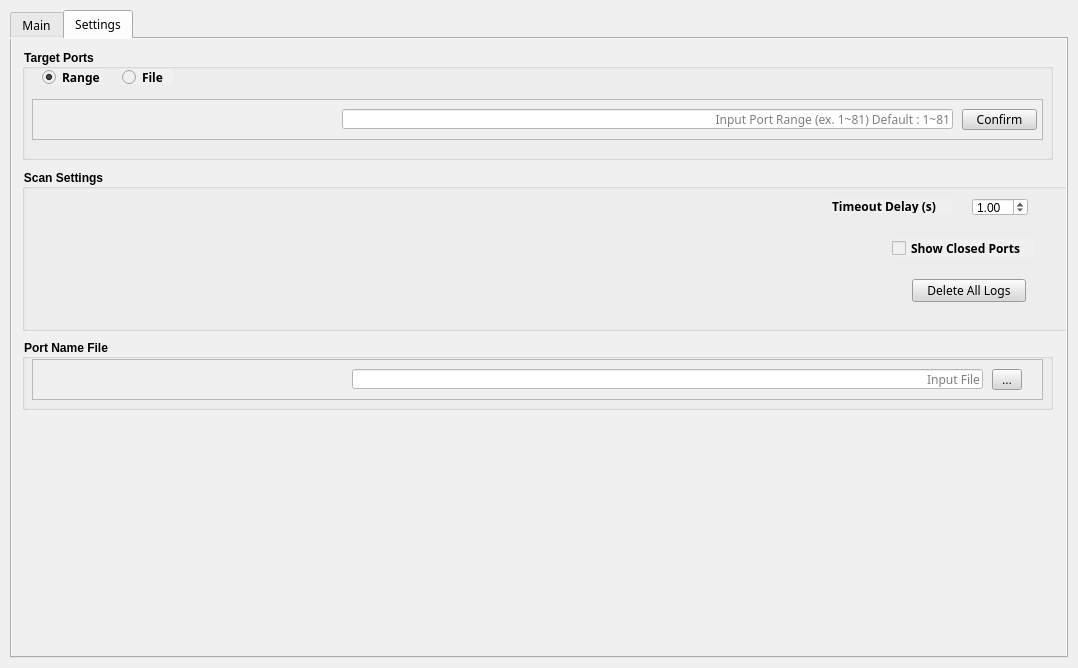
<?xml version="1.0" encoding="UTF-8"?>
<ui version="4.0">
 <class>MainWindow</class>
 <widget class="QMainWindow" name="MainWindow">
  <property name="enabled">
   <bool>true</bool>
  </property>
  <property name="geometry">
   <rect>
    <x>0</x>
    <y>0</y>
    <width>1078</width>
    <height>668</height>
   </rect>
  </property>
  <property name="sizePolicy">
   <sizepolicy hsizetype="Expanding" vsizetype="Expanding">
    <horstretch>100</horstretch>
    <verstretch>100</verstretch>
   </sizepolicy>
  </property>
  <property name="minimumSize">
   <size>
    <width>1078</width>
    <height>668</height>
   </size>
  </property>
  <property name="maximumSize">
   <size>
    <width>1078</width>
    <height>668</height>
   </size>
  </property>
  <property name="focusPolicy">
   <enum>Qt::ClickFocus</enum>
  </property>
  <property name="windowTitle">
   <string notr="true">Port Scanner</string>
  </property>
  <property name="windowIcon">
   <iconset>
    <normaloff>:/Icon/Icon.png</normaloff>:/Icon/Icon.png</iconset>
  </property>
  <property name="styleSheet">
   <string notr="true">background-color: rgb(240, 240, 240);</string>
  </property>
  <property name="tabShape">
   <enum>QTabWidget::Triangular</enum>
  </property>
  <widget class="QWidget" name="centralwidget">
   <property name="enabled">
    <bool>true</bool>
   </property>
   <property name="sizePolicy">
    <sizepolicy hsizetype="Expanding" vsizetype="Expanding">
     <horstretch>0</horstretch>
     <verstretch>0</verstretch>
    </sizepolicy>
   </property>
   <layout class="QGridLayout" name="gridLayout_2" rowstretch="0" columnstretch="0">
    <property name="sizeConstraint">
     <enum>QLayout::SetMaximumSize</enum>
    </property>
    <property name="leftMargin">
     <number>10</number>
    </property>
    <property name="topMargin">
     <number>10</number>
    </property>
    <property name="rightMargin">
     <number>10</number>
    </property>
    <property name="bottomMargin">
     <number>10</number>
    </property>
    <property name="spacing">
     <number>10</number>
    </property>
    <item row="0" column="0">
     <layout class="QGridLayout" name="gridLayout" rowstretch="0" columnstretch="0">
      <property name="sizeConstraint">
       <enum>QLayout::SetMinAndMaxSize</enum>
      </property>
      <item row="0" column="0">
       <widget class="QTabWidget" name="tabWidget">
        <property name="sizePolicy">
         <sizepolicy hsizetype="Expanding" vsizetype="Expanding">
          <horstretch>2</horstretch>
          <verstretch>2</verstretch>
         </sizepolicy>
        </property>
        <property name="sizeIncrement">
         <size>
          <width>1</width>
          <height>1</height>
         </size>
        </property>
        <property name="font">
         <font>
          <family>Cascadia Mono</family>
          <italic>false</italic>
         </font>
        </property>
        <property name="layoutDirection">
         <enum>Qt::LeftToRight</enum>
        </property>
        <property name="currentIndex">
         <number>1</number>
        </property>
        <widget class="QWidget" name="MainTab">
         <property name="sizePolicy">
          <sizepolicy hsizetype="Expanding" vsizetype="Expanding">
           <horstretch>1</horstretch>
           <verstretch>1</verstretch>
          </sizepolicy>
         </property>
         <property name="autoFillBackground">
          <bool>false</bool>
         </property>
         <attribute name="title">
          <string>Main</string>
         </attribute>
         <widget class="QTreeWidget" name="MainTree">
          <property name="geometry">
           <rect>
            <x>0</x>
            <y>50</y>
            <width>1051</width>
            <height>571</height>
           </rect>
          </property>
          <property name="sizePolicy">
           <sizepolicy hsizetype="Expanding" vsizetype="Expanding">
            <horstretch>2</horstretch>
            <verstretch>2</verstretch>
           </sizepolicy>
          </property>
          <property name="minimumSize">
           <size>
            <width>0</width>
            <height>0</height>
           </size>
          </property>
          <property name="sizeIncrement">
           <size>
            <width>1</width>
            <height>1</height>
           </size>
          </property>
          <property name="font">
           <font>
            <family>Cascadia Mono</family>
            <underline>false</underline>
           </font>
          </property>
          <property name="styleSheet">
           <string notr="true">background-color: rgb(255, 255, 255);</string>
          </property>
          <property name="horizontalScrollBarPolicy">
           <enum>Qt::ScrollBarAsNeeded</enum>
          </property>
          <property name="sizeAdjustPolicy">
           <enum>QAbstractScrollArea::AdjustIgnored</enum>
          </property>
          <attribute name="headerCascadingSectionResizes">
           <bool>true</bool>
          </attribute>
          <attribute name="headerDefaultSectionSize">
           <number>220</number>
          </attribute>
          <column>
           <property name="text">
            <string>Host</string>
           </property>
          </column>
          <column>
           <property name="text">
            <string>Port Number</string>
           </property>
          </column>
          <column>
           <property name="text">
            <string>Port Name</string>
           </property>
          </column>
          <column>
           <property name="text">
            <string>Statu</string>
           </property>
          </column>
          <column>
           <property name="text">
            <string>Message</string>
           </property>
          </column>
         </widget>
         <widget class="QPushButton" name="Scan">
          <property name="geometry">
           <rect>
            <x>970</x>
            <y>10</y>
            <width>75</width>
            <height>31</height>
           </rect>
          </property>
          <property name="sizePolicy">
           <sizepolicy hsizetype="Expanding" vsizetype="Expanding">
            <horstretch>0</horstretch>
            <verstretch>0</verstretch>
           </sizepolicy>
          </property>
          <property name="font">
           <font>
            <family>Cascadia Mono</family>
            <pointsize>10</pointsize>
            <weight>75</weight>
            <bold>true</bold>
           </font>
          </property>
          <property name="styleSheet">
           <string notr="true">background-color: rgb(216, 216, 216);</string>
          </property>
          <property name="text">
           <string>SCAN</string>
          </property>
         </widget>
         <widget class="QLineEdit" name="Target">
          <property name="geometry">
           <rect>
            <x>590</x>
            <y>10</y>
            <width>361</width>
            <height>31</height>
           </rect>
          </property>
          <property name="sizePolicy">
           <sizepolicy hsizetype="Expanding" vsizetype="Expanding">
            <horstretch>0</horstretch>
            <verstretch>0</verstretch>
           </sizepolicy>
          </property>
          <property name="font">
           <font>
            <family>Cascadia Mono</family>
           </font>
          </property>
          <property name="focusPolicy">
           <enum>Qt::ClickFocus</enum>
          </property>
          <property name="styleSheet">
           <string notr="true">background-color: rgb(255, 255, 255);</string>
          </property>
          <property name="placeholderText">
           <string>Input Ip Address or Domain (ex. google.com)</string>
          </property>
          <property name="cursorMoveStyle">
           <enum>Qt::VisualMoveStyle</enum>
          </property>
         </widget>
        </widget>
        <widget class="QWidget" name="Setting_Tab">
         <property name="sizePolicy">
          <sizepolicy hsizetype="Expanding" vsizetype="Expanding">
           <horstretch>1</horstretch>
           <verstretch>1</verstretch>
          </sizepolicy>
         </property>
         <property name="autoFillBackground">
          <bool>false</bool>
         </property>
         <attribute name="title">
          <string>Settings</string>
         </attribute>
         <widget class="QGroupBox" name="TargetPort">
          <property name="geometry">
           <rect>
            <x>10</x>
            <y>10</y>
            <width>1031</width>
            <height>111</height>
           </rect>
          </property>
          <property name="sizePolicy">
           <sizepolicy hsizetype="Expanding" vsizetype="Expanding">
            <horstretch>0</horstretch>
            <verstretch>0</verstretch>
           </sizepolicy>
          </property>
          <property name="font">
           <font>
            <weight>75</weight>
            <bold>true</bold>
           </font>
          </property>
          <property name="title">
           <string notr="true">Target Ports</string>
          </property>
          <widget class="QRadioButton" name="ChangeRange">
           <property name="geometry">
            <rect>
             <x>20</x>
             <y>20</y>
             <width>61</width>
             <height>16</height>
            </rect>
           </property>
           <property name="sizePolicy">
            <sizepolicy hsizetype="Expanding" vsizetype="Fixed">
             <horstretch>0</horstretch>
             <verstretch>0</verstretch>
            </sizepolicy>
           </property>
           <property name="font">
            <font>
             <family>Cascadia Mono</family>
            </font>
           </property>
           <property name="text">
            <string>Range</string>
           </property>
           <property name="checked">
            <bool>true</bool>
           </property>
          </widget>
          <widget class="QRadioButton" name="ChangeFile">
           <property name="geometry">
            <rect>
             <x>100</x>
             <y>20</y>
             <width>51</width>
             <height>16</height>
            </rect>
           </property>
           <property name="sizePolicy">
            <sizepolicy hsizetype="Expanding" vsizetype="Expanding">
             <horstretch>0</horstretch>
             <verstretch>0</verstretch>
            </sizepolicy>
           </property>
           <property name="font">
            <font>
             <family>Cascadia Mono</family>
            </font>
           </property>
           <property name="text">
            <string>File</string>
           </property>
          </widget>
          <widget class="QFrame" name="FileMode">
           <property name="enabled">
            <bool>true</bool>
           </property>
           <property name="geometry">
            <rect>
             <x>10</x>
             <y>50</y>
             <width>1011</width>
             <height>41</height>
            </rect>
           </property>
           <property name="sizePolicy">
            <sizepolicy hsizetype="Expanding" vsizetype="Expanding">
             <horstretch>0</horstretch>
             <verstretch>0</verstretch>
            </sizepolicy>
           </property>
           <property name="frameShape">
            <enum>QFrame::StyledPanel</enum>
           </property>
           <property name="frameShadow">
            <enum>QFrame::Raised</enum>
           </property>
           <widget class="QToolButton" name="FileConfirm">
            <property name="geometry">
             <rect>
              <x>960</x>
              <y>10</y>
              <width>30</width>
              <height>21</height>
             </rect>
            </property>
            <property name="sizePolicy">
             <sizepolicy hsizetype="Expanding" vsizetype="Expanding">
              <horstretch>0</horstretch>
              <verstretch>0</verstretch>
             </sizepolicy>
            </property>
            <property name="styleSheet">
             <string notr="true">background-color: rgb(216, 216, 216);</string>
            </property>
            <property name="text">
             <string>...</string>
            </property>
           </widget>
           <widget class="QLineEdit" name="FileName">
            <property name="geometry">
             <rect>
              <x>320</x>
              <y>10</y>
              <width>631</width>
              <height>20</height>
             </rect>
            </property>
            <property name="sizePolicy">
             <sizepolicy hsizetype="Expanding" vsizetype="Expanding">
              <horstretch>0</horstretch>
              <verstretch>0</verstretch>
             </sizepolicy>
            </property>
            <property name="font">
             <font>
              <family>Cascadia Mono</family>
             </font>
            </property>
            <property name="styleSheet">
             <string notr="true">background-color: rgb(255, 255, 255);</string>
            </property>
            <property name="alignment">
             <set>Qt::AlignRight|Qt::AlignTrailing|Qt::AlignVCenter</set>
            </property>
            <property name="placeholderText">
             <string notr="true">Input File</string>
            </property>
           </widget>
          </widget>
          <widget class="QFrame" name="RangeMode">
           <property name="enabled">
            <bool>true</bool>
           </property>
           <property name="geometry">
            <rect>
             <x>10</x>
             <y>50</y>
             <width>1011</width>
             <height>41</height>
            </rect>
           </property>
           <property name="sizePolicy">
            <sizepolicy hsizetype="Expanding" vsizetype="Expanding">
             <horstretch>0</horstretch>
             <verstretch>0</verstretch>
            </sizepolicy>
           </property>
           <property name="styleSheet">
            <string notr="true">background-color: rgb(240, 240, 240);</string>
           </property>
           <property name="frameShape">
            <enum>QFrame::StyledPanel</enum>
           </property>
           <property name="frameShadow">
            <enum>QFrame::Raised</enum>
           </property>
           <widget class="QLineEdit" name="PortRange">
            <property name="geometry">
             <rect>
              <x>310</x>
              <y>10</y>
              <width>611</width>
              <height>20</height>
             </rect>
            </property>
            <property name="sizePolicy">
             <sizepolicy hsizetype="Expanding" vsizetype="Expanding">
              <horstretch>0</horstretch>
              <verstretch>0</verstretch>
             </sizepolicy>
            </property>
            <property name="font">
             <font>
              <family>Cascadia Mono</family>
              <kerning>true</kerning>
             </font>
            </property>
            <property name="mouseTracking">
             <bool>false</bool>
            </property>
            <property name="styleSheet">
             <string notr="true">background-color: rgb(255, 255, 255);</string>
            </property>
            <property name="inputMask">
             <string notr="true"/>
            </property>
            <property name="text">
             <string notr="true"/>
            </property>
            <property name="alignment">
             <set>Qt::AlignRight|Qt::AlignTrailing|Qt::AlignVCenter</set>
            </property>
            <property name="placeholderText">
             <string notr="true">Input Port Range (ex. 1~81) Default : 1~81</string>
            </property>
            <property name="clearButtonEnabled">
             <bool>false</bool>
            </property>
           </widget>
           <widget class="QPushButton" name="RangeConfirm">
            <property name="geometry">
             <rect>
              <x>930</x>
              <y>10</y>
              <width>75</width>
              <height>21</height>
             </rect>
            </property>
            <property name="sizePolicy">
             <sizepolicy hsizetype="Expanding" vsizetype="Expanding">
              <horstretch>0</horstretch>
              <verstretch>0</verstretch>
             </sizepolicy>
            </property>
            <property name="font">
             <font>
              <family>Cascadia Mono</family>
             </font>
            </property>
            <property name="styleSheet">
             <string notr="true">background-color: rgb(216, 216, 216);</string>
            </property>
            <property name="text">
             <string>Confirm</string>
            </property>
           </widget>
          </widget>
         </widget>
         <widget class="QGroupBox" name="ScanSetting">
          <property name="geometry">
           <rect>
            <x>10</x>
            <y>130</y>
            <width>1823</width>
            <height>162</height>
           </rect>
          </property>
          <property name="sizePolicy">
           <sizepolicy hsizetype="Expanding" vsizetype="Expanding">
            <horstretch>0</horstretch>
            <verstretch>0</verstretch>
           </sizepolicy>
          </property>
          <property name="font">
           <font>
            <weight>75</weight>
            <bold>true</bold>
           </font>
          </property>
          <property name="title">
           <string notr="true">Scan Settings</string>
          </property>
          <widget class="QCheckBox" name="ClosePort">
           <property name="geometry">
            <rect>
             <x>870</x>
             <y>70</y>
             <width>143</width>
             <height>18</height>
            </rect>
           </property>
           <property name="sizePolicy">
            <sizepolicy hsizetype="Expanding" vsizetype="Expanding">
             <horstretch>0</horstretch>
             <verstretch>0</verstretch>
            </sizepolicy>
           </property>
           <property name="font">
            <font>
             <family>Cascadia Mono</family>
            </font>
           </property>
           <property name="styleSheet">
            <string notr="true"/>
           </property>
           <property name="text">
            <string>Show Closed Ports</string>
           </property>
          </widget>
          <widget class="QDoubleSpinBox" name="ScanDelay">
           <property name="geometry">
            <rect>
             <x>950</x>
             <y>29</y>
             <width>56</width>
             <height>18</height>
            </rect>
           </property>
           <property name="sizePolicy">
            <sizepolicy hsizetype="Expanding" vsizetype="Expanding">
             <horstretch>0</horstretch>
             <verstretch>0</verstretch>
            </sizepolicy>
           </property>
           <property name="contextMenuPolicy">
            <enum>Qt::PreventContextMenu</enum>
           </property>
           <property name="styleSheet">
            <string notr="true">background-color: rgb(255, 255, 255);</string>
           </property>
           <property name="minimum">
            <double>0.100000000000000</double>
           </property>
           <property name="maximum">
            <double>10.000000000000000</double>
           </property>
           <property name="singleStep">
            <double>0.100000000000000</double>
           </property>
           <property name="value">
            <double>1.000000000000000</double>
           </property>
          </widget>
          <widget class="QLabel" name="label">
           <property name="geometry">
            <rect>
             <x>810</x>
             <y>30</y>
             <width>120</width>
             <height>14</height>
            </rect>
           </property>
           <property name="sizePolicy">
            <sizepolicy hsizetype="Expanding" vsizetype="Expanding">
             <horstretch>0</horstretch>
             <verstretch>0</verstretch>
            </sizepolicy>
           </property>
           <property name="font">
            <font>
             <family>Cascadia Mono</family>
            </font>
           </property>
           <property name="text">
            <string>Timeout Delay (s)</string>
           </property>
          </widget>
          <widget class="QPushButton" name="Delete">
           <property name="geometry">
            <rect>
             <x>890</x>
             <y>110</y>
             <width>114</width>
             <height>23</height>
            </rect>
           </property>
           <property name="sizePolicy">
            <sizepolicy hsizetype="Expanding" vsizetype="Expanding">
             <horstretch>0</horstretch>
             <verstretch>0</verstretch>
            </sizepolicy>
           </property>
           <property name="font">
            <font>
             <family>Cascadia Mono</family>
            </font>
           </property>
           <property name="styleSheet">
            <string notr="true">background-color: rgb(216, 216, 216);</string>
           </property>
           <property name="text">
            <string>Delete All Logs</string>
           </property>
          </widget>
         </widget>
         <widget class="QGroupBox" name="PortName">
          <property name="geometry">
           <rect>
            <x>10</x>
            <y>300</y>
            <width>1031</width>
            <height>71</height>
           </rect>
          </property>
          <property name="sizePolicy">
           <sizepolicy hsizetype="Expanding" vsizetype="Expanding">
            <horstretch>0</horstretch>
            <verstretch>0</verstretch>
           </sizepolicy>
          </property>
          <property name="font">
           <font>
            <weight>75</weight>
            <bold>true</bold>
           </font>
          </property>
          <property name="title">
           <string notr="true">Port Name File</string>
          </property>
          <widget class="QFrame" name="PFile">
           <property name="enabled">
            <bool>true</bool>
           </property>
           <property name="geometry">
            <rect>
             <x>10</x>
             <y>20</y>
             <width>1011</width>
             <height>41</height>
            </rect>
           </property>
           <property name="sizePolicy">
            <sizepolicy hsizetype="Expanding" vsizetype="Expanding">
             <horstretch>0</horstretch>
             <verstretch>0</verstretch>
            </sizepolicy>
           </property>
           <property name="frameShape">
            <enum>QFrame::StyledPanel</enum>
           </property>
           <property name="frameShadow">
            <enum>QFrame::Raised</enum>
           </property>
           <widget class="QToolButton" name="PFile_confirm">
            <property name="geometry">
             <rect>
              <x>960</x>
              <y>10</y>
              <width>30</width>
              <height>21</height>
             </rect>
            </property>
            <property name="sizePolicy">
             <sizepolicy hsizetype="Expanding" vsizetype="Expanding">
              <horstretch>0</horstretch>
              <verstretch>0</verstretch>
             </sizepolicy>
            </property>
            <property name="styleSheet">
             <string notr="true">background-color: rgb(216, 216, 216);</string>
            </property>
            <property name="text">
             <string>...</string>
            </property>
           </widget>
           <widget class="QLineEdit" name="PFileName">
            <property name="geometry">
             <rect>
              <x>320</x>
              <y>10</y>
              <width>631</width>
              <height>20</height>
             </rect>
            </property>
            <property name="sizePolicy">
             <sizepolicy hsizetype="Expanding" vsizetype="Expanding">
              <horstretch>0</horstretch>
              <verstretch>0</verstretch>
             </sizepolicy>
            </property>
            <property name="font">
             <font>
              <family>Cascadia Mono</family>
             </font>
            </property>
            <property name="styleSheet">
             <string notr="true">background-color: rgb(255, 255, 255);</string>
            </property>
            <property name="alignment">
             <set>Qt::AlignRight|Qt::AlignTrailing|Qt::AlignVCenter</set>
            </property>
            <property name="placeholderText">
             <string notr="true">Input File</string>
            </property>
           </widget>
          </widget>
         </widget>
        </widget>
       </widget>
      </item>
     </layout>
    </item>
   </layout>
  </widget>
 </widget>
 <resources/>
 <connections/>
</ui>
